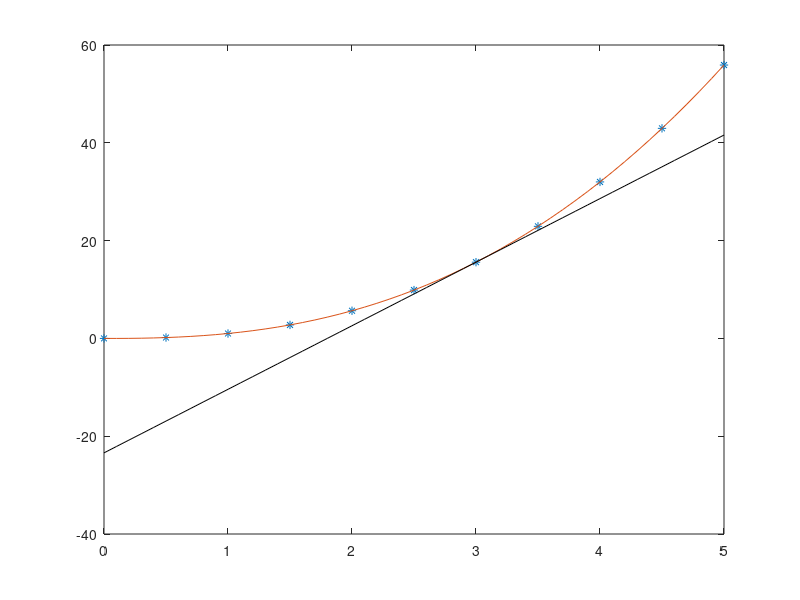

Here is the MATLAB script that generated this plot:
x_t=3;   % tangent x coordinate

x=0:0.5:5;
y=x.^2.5;
plot(x,y,'*')
hold on
pl=polyfit(x,y,5);
xb=0:0.1:5;
yb=polyval(pl,xb);
plot(xb,yb)
hold on
xn=x(find(x==x_t));
yn=polyval(pl,xn);
i=find(xb==xn);
m=(yb(i+1)-yb(i-1))/(xb(i+1)-xb(i-1));
ynn=yn+m*(xb-xn);
plot(xb,ynn,'k')